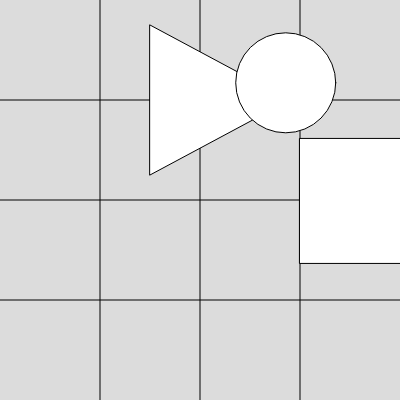
Frame 1 (no input)
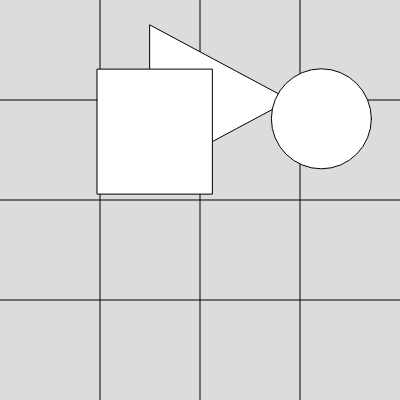
Frame 2 (the mouse pressed at the canvas centre, redrawn once)

The p5.js sketch that drew these frames (run headless with seeded random() and noise() and a simulated clock; the mouse was pressed at the canvas centre and the sketch redrawn once):

// p5.js sketch
// ── sketch.js
// variables for ellipse
var circleX, circleY, circleWidth, circleHeight;

// variables for rect
var squareX, sqaureY, squareWidth, squareHeight;

// variables for triangle
var triangle1X, triangle1Y, triangle2X, triangle2Y, triangle3X, triangle3Y;

function setup() {
  createCanvas(400, 400);
  noLoop();
}

function draw() {
  background(220);

  drawGraph();
  
  // draw the triangle
  triangle1X = 150;
  triangle1Y = 25;
  triangle2X = 290;
  triangle2Y = 100;
  triangle3X = 150;
  triangle3Y = 175;
  triangle(triangle1X, triangle1Y, triangle2X, triangle2Y, triangle3X, triangle3Y);

  // draw the circle
  circleX = random(400);
  circleY = random(400);
  circleWidth = 100;
  circleHeight = 100;
  ellipse(circleX, circleY, circleWidth, circleHeight);

  // draw the square
  squareX = random(400);
  sqaureY = random(400);
  squareWidth = 115;
  squareHeight = 125;
  rect(squareX, sqaureY, squareWidth, squareHeight);
}

function drawGraph() {
  // draw a grid
  line(100, 0, 100, 400);
  line(200, 0, 200, 400);
  line(300, 0, 300, 400);
  line(0, 100, 400, 100);
  line(0, 200, 400, 200);
  line(0, 300, 400, 300);
}
